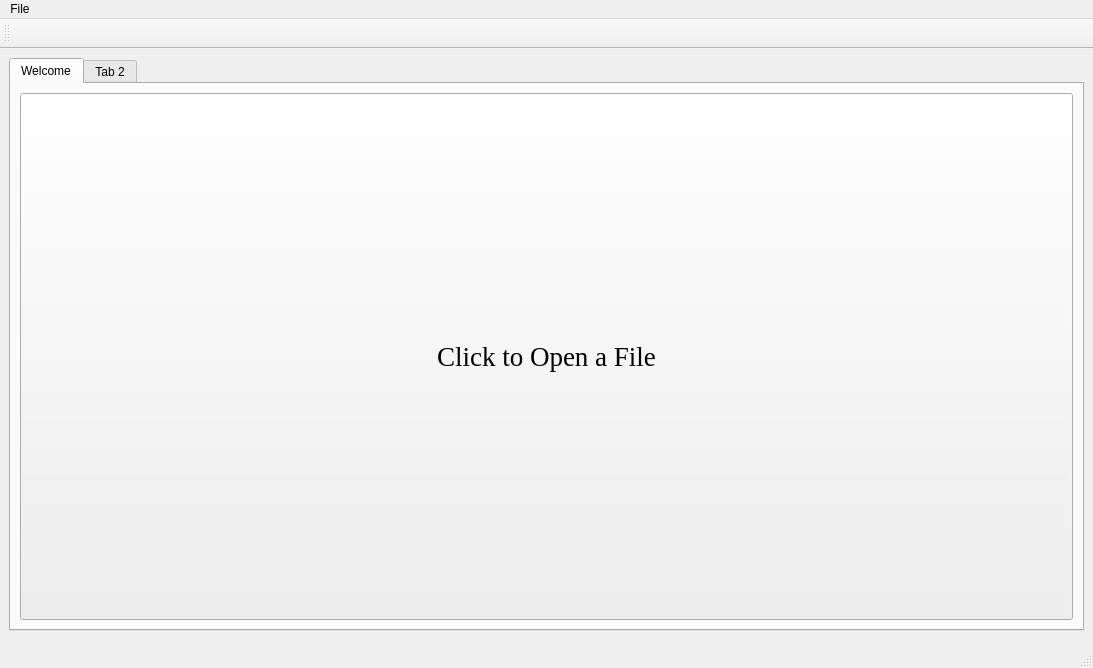
<?xml version="1.0" encoding="UTF-8"?>
<ui version="4.0">
 <class>MainWindow</class>
 <widget class="QMainWindow" name="MainWindow">
  <property name="geometry">
   <rect>
    <x>0</x>
    <y>0</y>
    <width>1093</width>
    <height>668</height>
   </rect>
  </property>
  <property name="windowTitle">
   <string>MainWindow</string>
  </property>
  <widget class="QWidget" name="centralwidget">
   <layout class="QVBoxLayout" name="verticalLayout">
    <item>
     <widget class="QTabWidget" name="PagesTable">
      <property name="tabShape">
       <enum>QTabWidget::Rounded</enum>
      </property>
      <property name="currentIndex">
       <number>0</number>
      </property>
      <property name="elideMode">
       <enum>Qt::ElideRight</enum>
      </property>
      <widget class="QWidget" name="WelcomePage">
       <attribute name="title">
        <string>Welcome</string>
       </attribute>
       <layout class="QHBoxLayout" name="horizontalLayout">
        <item>
         <widget class="QPushButton" name="OpenNewFileButton">
          <property name="sizePolicy">
           <sizepolicy hsizetype="Expanding" vsizetype="Expanding">
            <horstretch>0</horstretch>
            <verstretch>0</verstretch>
           </sizepolicy>
          </property>
          <property name="font">
           <font>
            <family>Times New Roman</family>
            <pointsize>20</pointsize>
            <bold>false</bold>
           </font>
          </property>
          <property name="text">
           <string>Click to Open a File</string>
          </property>
         </widget>
        </item>
       </layout>
      </widget>
      <widget class="QWidget" name="tab_2">
       <attribute name="title">
        <string>Tab 2</string>
       </attribute>
      </widget>
     </widget>
    </item>
    <item>
     <widget class="QWidget" name="information" native="true"/>
    </item>
   </layout>
  </widget>
  <widget class="QMenuBar" name="menubar">
   <property name="geometry">
    <rect>
     <x>0</x>
     <y>0</y>
     <width>1093</width>
     <height>21</height>
    </rect>
   </property>
   <widget class="QMenu" name="menuFile">
    <property name="title">
     <string>File</string>
    </property>
    <addaction name="actionImport_Data"/>
    <addaction name="actionSave"/>
   </widget>
   <addaction name="menuFile"/>
  </widget>
  <widget class="QStatusBar" name="statusbar"/>
  <widget class="QToolBar" name="toolBar">
   <property name="minimumSize">
    <size>
     <width>0</width>
     <height>30</height>
    </size>
   </property>
   <property name="windowTitle">
    <string>toolBar</string>
   </property>
   <attribute name="toolBarArea">
    <enum>TopToolBarArea</enum>
   </attribute>
   <attribute name="toolBarBreak">
    <bool>false</bool>
   </attribute>
  </widget>
  <action name="actionImport_Data">
   <property name="text">
    <string>Import</string>
   </property>
  </action>
  <action name="actionSave">
   <property name="text">
    <string>Save</string>
   </property>
  </action>
 </widget>
 <resources/>
 <connections/>
</ui>
